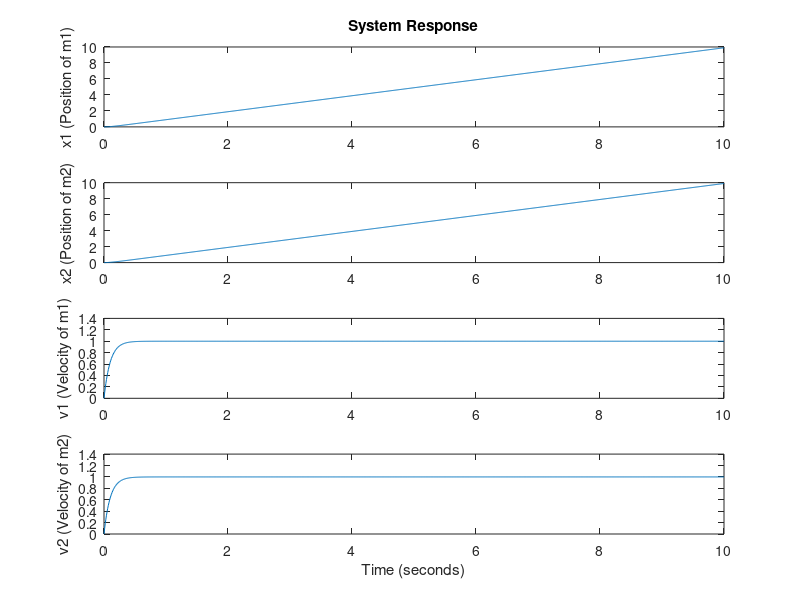

Here is the MATLAB script that generated this plot:
% Define parameters
k = 100;   % spring constant (N/m)
c = 10;    % damping coefficient (Ns/m)
m1 = 1;    % mass 1 (kg)
m2 = 1;  % mass 2 (kg)

% State-space matrices
A = [0  0  1  0;
     0  0  0  1;
    -k/m1  k/m1  -c/m1  0;
     k/m2 -k/m2   0  -c/m2];
 
B = [0;
     0;
     c/m1;
     c/m2];

C = eye(4);   % Output all states (identity matrix)
D = zeros(4,1);

% Create state-space system
sys = ss(A, B, C, D);

% Time vector for simulation
t = 0:0.01:10;

% Control input (force or velocity v applied)
v = ones(size(t));  % For example, step input

% Initial conditions for state variables [x1, x2, v1, v2]
x0 = [0; 0; 0; 0];

% Simulate system response
[y, t, x] = lsim(sys, v, t, x0);

% Plot the results
figure;
subplot(4,1,1);
plot(t, x(:,1)); 
ylabel('x1 (Position of m1)');
title('System Response');

subplot(4,1,2);
plot(t, x(:,2)); 
ylabel('x2 (Position of m2)');

subplot(4,1,3);
plot(t, x(:,3)); 
ylabel('v1 (Velocity of m1)');

subplot(4,1,4);
plot(t, x(:,4)); 
ylabel('v2 (Velocity of m2)');
xlabel('Time (seconds)');
